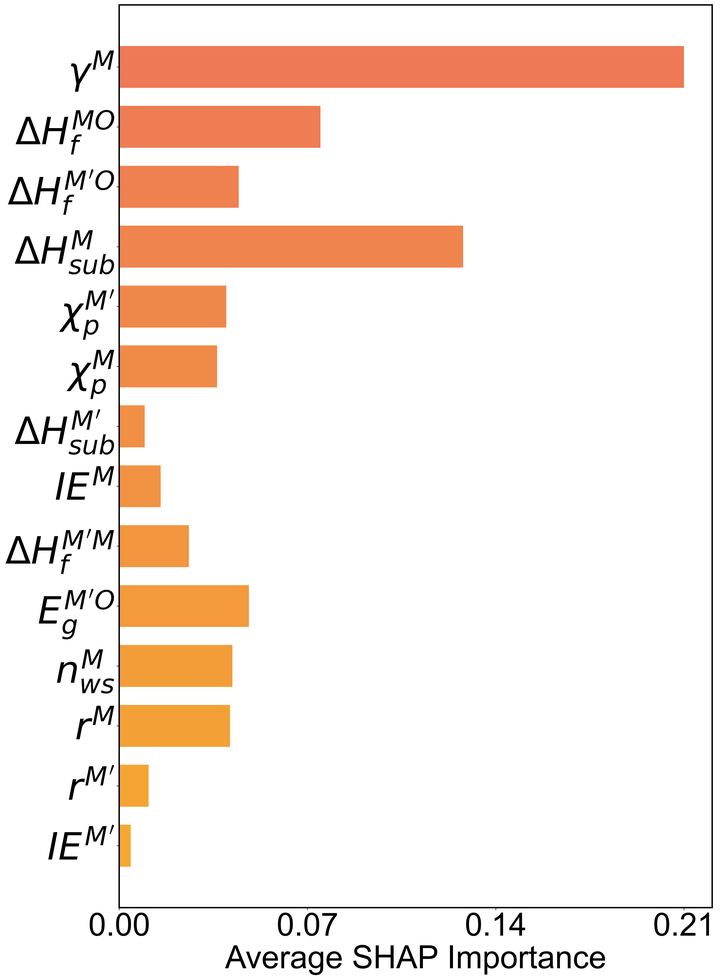
#> input picture SHAP/KernelSHAP/RF_KernelSHAP_custom_order.png, 720 x 980 px, shrunk from 4235 x 5768 before the run
$ python merge.py
#> lines starting #> are read from the running program, lines starting #| are printed output that depends on the picture
from PIL import Image
import matplotlib.pyplot as plt
import numpy as np

# ---------- 配置区 ----------
png_paths = [
    "RF_KernelSHAP_custom_order.png",
    "GBRT_KernelSHAP_custom_order.png",
    "XGBoost_KernelSHAP_custom_order.png",
    "LR_KernelSHAP_custom_order.png",
    "MLP_KernelSHAP_custom_order.png",
    "SVR_KernelSHAP_custom_order.png"
]

# png_paths = [
#     "RF_KernelSHAP2.png",
#     "GBRT_KernelSHAP2.png",
#     "XGBoost_KernelSHAP2.png",
#     "LinearRegression2.png",
#     "MLP2.png",
#     "SVR_SHAP_Summary.png"
# ]
out_pdf = "KernelSHAP.pdf"
# out_pdf= "KernelSHAP_Summary.pdf"
labels = ["A","B","C","D","E","F"]  # 字母标签
# ----------------------------
for p in png_paths:
    with Image.open(p) as im:
#> im is the input picture: PIL image 720x980 RGBA; mean R, G, B, A 247, 234.8, 227.8, 255
        print(f"{p}: {im.size}")
#| RF_KernelSHAP_custom_order.png: (720, 980)

def pick_label_color(pil_img, sample_box=(0,0,50,50), white_thresh=180):
    """根据左上角亮度选择黑或白标签颜色。"""
    w, h = pil_img.size
    left, top, right, bottom = sample_box
    right = min(right, w)
    bottom = min(bottom, h)
    region = pil_img.convert('L').crop((left, top, right, bottom))
    arr = np.asarray(region)
    mean_brightness = arr.mean()
    return "black" if mean_brightness > white_thresh else "white"

# 读取 PNG 图片
images = []
#> images = []
for p in png_paths:
    img = Image.open(p).convert("RGB")
    images.append(img)

# 计算组合图大小
# 假设单张图宽=15、高=20 英寸，2行3列
single_fig_width = 15
#> single_fig_width = 15
single_fig_height = 23
fig_width = 3 * single_fig_width
#> fig_width = 45
fig_height = 2 * single_fig_height

# 绘图：2x3 布局
fig, axes = plt.subplots(2, 3, figsize=(fig_width, fig_height))
axes = axes.flat

# 子图紧凑排布
fig.subplots_adjust(left=0.01, right=0.99, top=0.99, bottom=0.01,
                    wspace=0.02, hspace=0.05)

for i, ax in enumerate(axes):
    if i < len(images):
        img_rgb = images[i]
        ax.imshow(img_rgb, aspect='auto', interpolation='bilinear')
        ax.set_xticks([])
        ax.set_yticks([])
        ax.set_facecolor('white')
        # 左上角标签颜色
        color = pick_label_color(img_rgb, sample_box=(0,0,40,40), white_thresh=180)
        ax.text(0.01, 0.99, labels[i],
                transform=ax.transAxes,
                fontsize=65, fontweight="bold",
                va="top", ha="left",
                color=color)
        # 隐藏子图边框
        for spine in ax.spines.values():
            spine.set_visible(False)
    else:
        ax.axis("off")
#> this loop made 6 passes
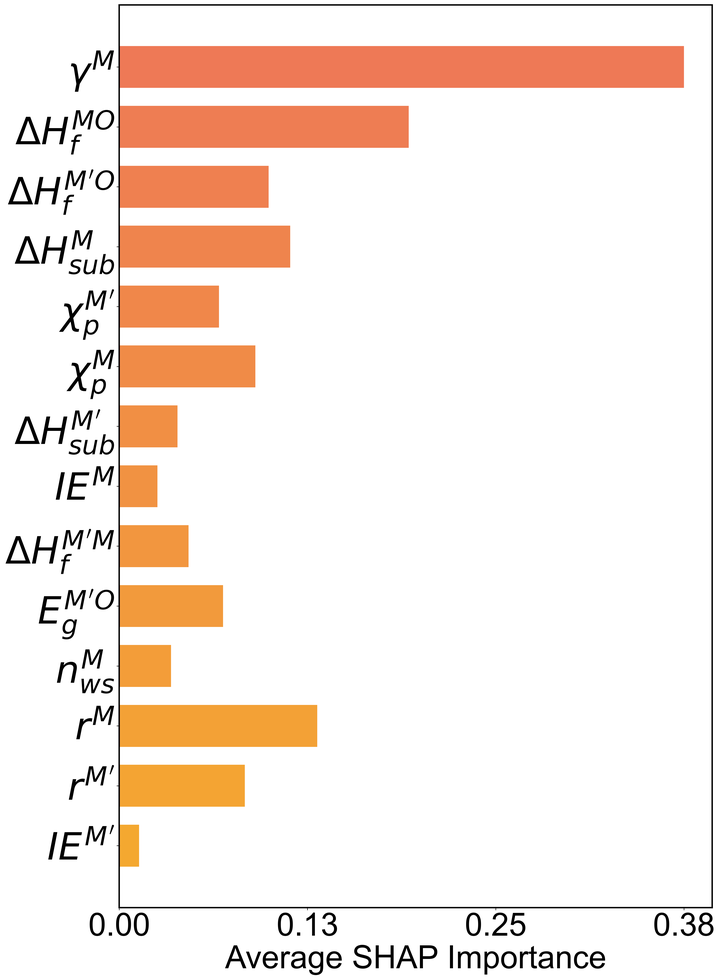
#> img_rgb: PIL image 720x980 RGB; mean R, G, B 246.9, 234.1, 226.4

# 保存为 PDF
plt.savefig(out_pdf, dpi=300, edgecolor='white')
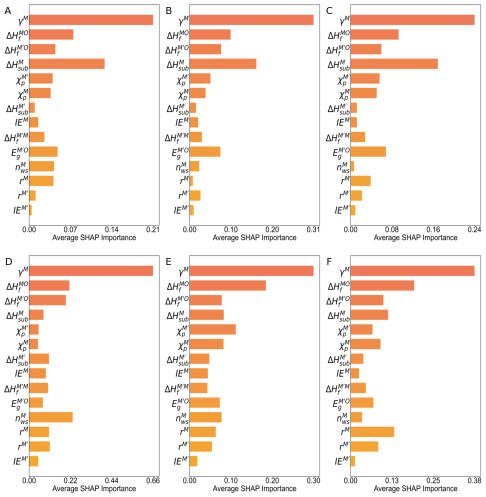
#> figure drawn by matplotlib, 6 panels
plt.close(fig)
print("保存完成：", out_pdf)
